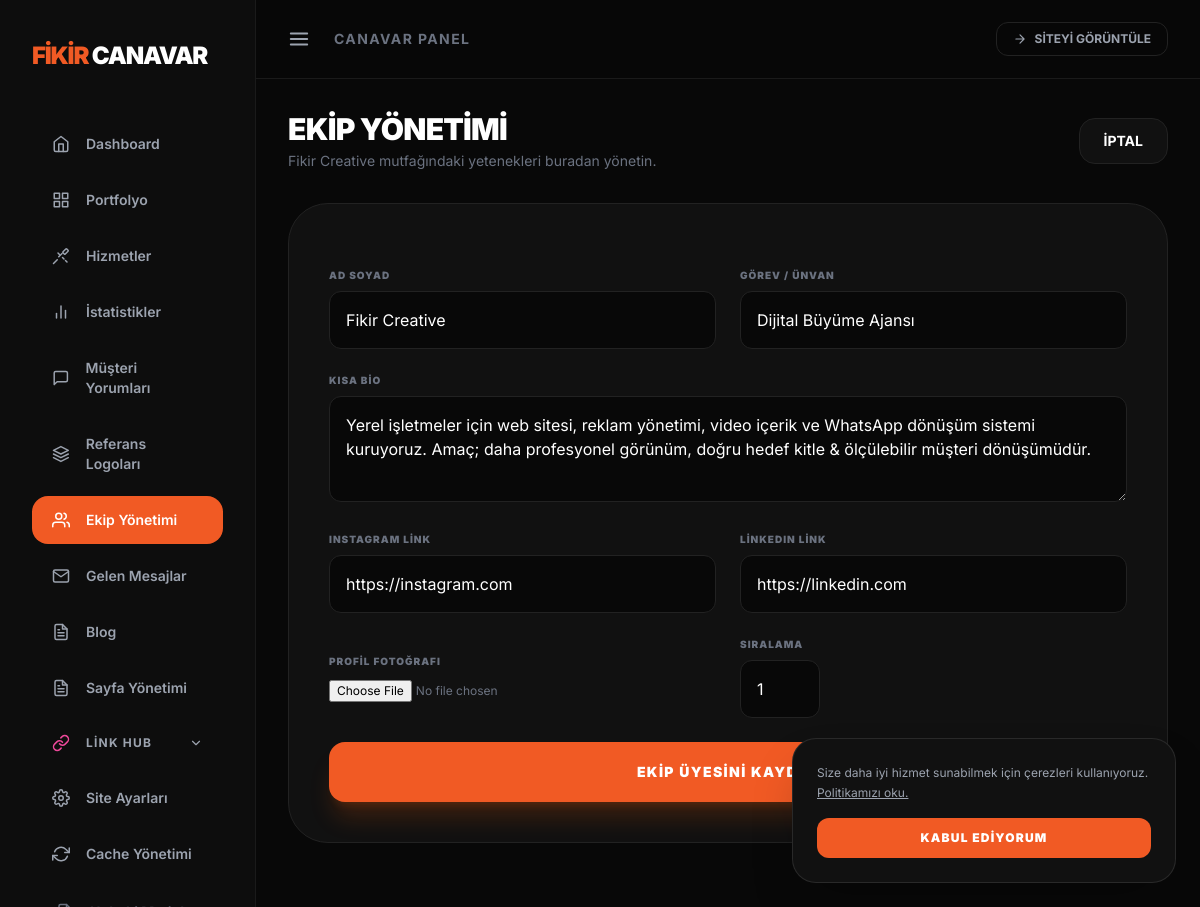
Page /admin/ekibimiz.php?action=edit&id=1 (signed in) on the committed database.
### tables this page shows
CREATE TABLE IF NOT EXISTS `ekip` (
  `id` int unsigned NOT NULL AUTO_INCREMENT,
  `ad_soyad` varchar(160) NOT NULL,
  `gorev` varchar(160) NULL,
  `bio` text NULL,
  `instagram` varchar(255) NULL,
  `linkedin` varchar(255) NULL,
  `foto` varchar(1024) NULL,
  `sira` int NOT NULL DEFAULT 0,
  PRIMARY KEY (`id`)
);

### admin/ekibimiz.php (the view, shortened to what this page needs)
<?php
$action = $_GET['action'] ?? 'list';
$id = $_GET['id'] ?? null;
require_once 'header.php';
$ekip = $db->query("SELECT * FROM ekip ORDER BY sira ASC")->fetchAll(PDO::FETCH_ASSOC);
$edit = null;
if ($action === 'edit' && $id) {
    $stmt = $db->prepare("SELECT * FROM ekip WHERE id = ?");
    $stmt->execute([$id]);
    $edit = $stmt->fetch();
}
?>
<div class="space-y-8">
    <div class="flex items-center justify-between">
        <div>
            <h2 class="text-3xl font-black text-white tracking-tight uppercase">Ekip Yönetimi</h2>
            <p class="text-gray-500 text-sm mt-1">Fikir Creative mutfağındaki yetenekleri buradan yönetin.</p>
        </div>
        <?php if ($action === 'list'): ?>
            <a href="ekibimiz.php?action=add" class="bg-[#F15A24] text-white px-6 py-3 rounded-2xl font-bold text-sm">YENİ ÜYE EKLE</a>
        <?php
else: ?>
            <a href="ekibimiz.php" class="bg-[#111] border border-[#222] text-white px-6 py-3 rounded-2xl font-bold text-sm">İPTAL</a>
        <?php
endif; ?>
    </div>
    <?php if ($action === 'list'): ?>
        <div class="grid grid-cols-1 md:grid-cols-2 lg:grid-cols-4 gap-6">
            <?php foreach ($ekip as $u): ?>
                <div class="bg-[#111] border border-[#222] rounded-[2rem] overflow-hidden group">
                    <div class="aspect-square bg-gray-900 relative">
                        <img src="<?php echo getAdminAssetPath($u['foto'] ?: 'images/avatar-placeholder.jpg'); ?>" class="w-full h-full object-cover grayscale group-hover:grayscale-0 transition-all duration-500">
                        <div class="absolute top-4 right-4 flex gap-2 opacity-0 group-hover:opacity-100 transition-all">
                            <a href="ekibimiz.php?action=edit&id=<?php echo $u['id']; ?>" class="p-2 bg-black/80 rounded-lg text-blue-500 hover:bg-blue-500 hover:text-white transition-all">
                                <svg xmlns="http://www.w3.org/2000/svg" width="16" height="16" viewBox="0 0 24 24" fill="none" stroke="currentColor" stroke-width="2" stroke-linecap="round" stroke-linejoin="round"><path d="M11 4H4a2 2 0 0 0-2 2v14a2 2 0 0 0 2 2h14a2 2 0 0 0 2-2v-7"/><path d="M18.5 2.5a2.121 2.121 0 0 1 3 3L12 15l-4 1 1-4 9.5-9.5z"/></svg>
                            </a>
                        </div>
                    </div>
                    <div class="p-6 text-center">
                        <h4 class="text-white font-bold text-lg"><?php echo htmlspecialchars($u['ad_soyad']); ?></h4>
                        <p class="text-orange-500 text-[10px] font-black uppercase tracking-widest mt-1"><?php echo htmlspecialchars($u['gorev']); ?></p>
                    </div>
                </div>
            <?php
    endforeach; ?>
        </div>
    <?php
else: ?>
        <form method="POST" enctype="multipart/form-data" class="max-w-4xl mx-auto bg-[#111] border border-[#222] p-10 rounded-[2.5rem] space-y-6">
            <div class="grid grid-cols-1 md:grid-cols-2 gap-6">
                <div>
                    <label class="block text-gray-500 text-[10px] font-black uppercase tracking-widest mb-2">Ad Soyad</label>
                    <input type="text" name="ad_soyad" value="<?php echo htmlspecialchars($edit['ad_soyad'] ?? ''); ?>" required class="w-full bg-[#080808] border border-[#222] text-white p-4 rounded-xl outline-none focus:border-orange-500 transition-all">
                </div>
                <div>
                    <label class="block text-gray-500 text-[10px] font-black uppercase tracking-widest mb-2">Görev / Ünvan</label>
                    <input type="text" name="gorev" value="<?php echo htmlspecialchars($edit['gorev'] ?? ''); ?>" placeholder="Örn: Creative Director" required class="w-full bg-[#080808] border border-[#222] text-white p-4 rounded-xl outline-none">
                </div>
            </div>
            <div>
                <label class="block text-gray-500 text-[10px] font-black uppercase tracking-widest mb-2">Kısa Bio</label>
                <textarea name="bio" rows="3" class="w-full bg-[#080808] border border-[#222] text-white p-4 rounded-xl outline-none focus:border-orange-500 transition-all"><?php echo htmlspecialchars($edit['bio'] ?? ''); ?></textarea>
            </div>
            <div class="grid grid-cols-1 md:grid-cols-2 gap-6">
                <div>
                    <label class="block text-gray-500 text-[10px] font-black uppercase tracking-widest mb-2">Instagram Link</label>
                    <input type="text" name="instagram" value="<?php echo htmlspecialchars($edit['instagram'] ?? ''); ?>" class="w-full bg-[#080808] border border-[#222] text-white p-4 rounded-xl outline-none">
                </div>
                <div>
                    <label class="block text-gray-500 text-[10px] font-black uppercase tracking-widest mb-2">LinkedIn Link</label>
                    <input type="text" name="linkedin" value="<?php echo htmlspecialchars($edit['linkedin'] ?? ''); ?>" class="w-full bg-[#080808] border border-[#222] text-white p-4 rounded-xl outline-none">
                </div>
            </div>
            <div class="grid grid-cols-1 md:grid-cols-2 gap-6 items-center">
                <div>
                    <label class="block text-gray-500 text-[10px] font-black uppercase tracking-widest mb-2">Profil Fotoğrafı</label>
                    <input type="file" name="ekip_foto" accept="image/*" class="text-xs text-gray-500">
                </div>
                <div>
                    <label class="block text-gray-500 text-[10px] font-black uppercase tracking-widest mb-2">Sıralama</label>
                    <input type="number" name="sira" value="<?php echo $edit['sira'] ?? 0; ?>" class="w-20 bg-[#080808] border border-[#222] text-white p-4 rounded-xl outline-none">
                </div>
            </div>
            <button type="submit" class="w-full bg-[#F15A24] text-white font-black py-5 rounded-2xl transition-all shadow-xl shadow-orange-600/20 uppercase tracking-widest text-sm">
                EKİP ÜYESİNİ KAYDET
            </button>
        </form>
    <?php
endif; ?>
</div>
<?php require_once 'footer.php'; ?>

### admin/header.php (style rules this page uses)
body { font-family: 'Inter', sans-serif; background-color: #0d0d0d; color: #fff; }

### rows in the picture
ekip: ad_soyad "Fikir Creative", gorev "Dijital Büyüme Ajansı", bio "Yerel işletmeler için web sitesi, reklam yönetimi, video içerik ve WhatsApp dönüşüm sistemi kuruyoruz. Amaç; daha profesyonel görünüm, doğru hedef kitle & ölçülebilir müşteri dönüşümüdür.", instagram "https://instagram.com", linkedin "https://linkedin.com", sira "1"
